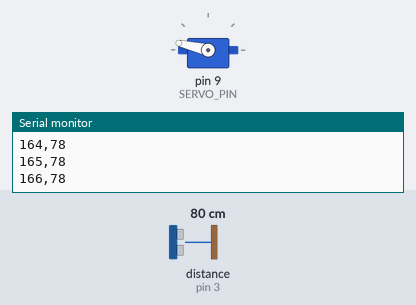
A sketch run on a simulated Arduino Uno, built with avr-gcc and run on an emulated ATmega328P. On the bench: servo, the last lines printed to the serial monitor. Wiring (inferred from the names in the program): ultrasonic range finder: trigger pin 2; echo pin 3. The inputs (shaded band) are chosen by the test bench; at power-on: distance to the obstacle (sensor on pin 3) 80 cm. The echo pulse lasts 58.3 µs per cm.

Above: at 1.2 s.
1.3 s: distance to the obstacle (sensor on pin 3) set to 299 cm
At 2.0 s:
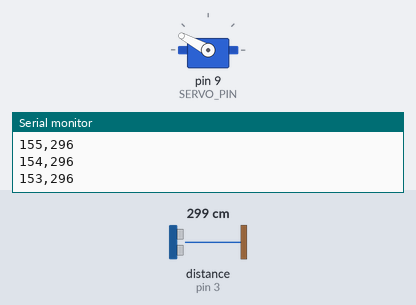
4.3 s: distance to the obstacle (sensor on pin 3) set to 2 cm
At 4.8 s:
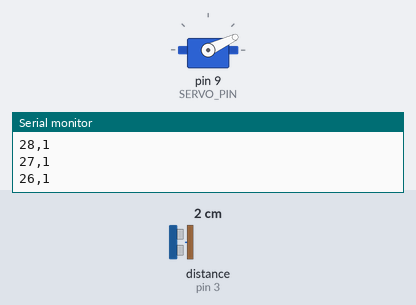
7.3 s: distance to the obstacle (sensor on pin 3) set to 18 cm
At 8.0 s:
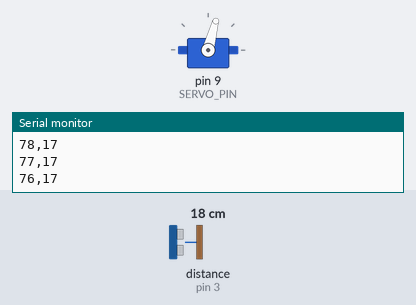
10.3 s: distance to the obstacle (sensor on pin 3) set to 4 cm
Timing chart, 0 to 14.3 s (numbered marks = the images above; inputs shaded):
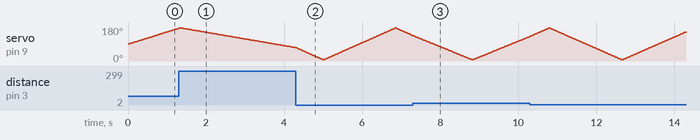

The sketch:

radar.ino
```cpp
#include <Servo.h>

const int TRIGGER_PIN = 2;
const int ECHO_PIN = 3;
const int SERVO_PIN = 9;

const int STARTING_ANGLE = 90;
const int MINIMUM_ANGLE = 6;
const int MAXIMUM_ANGLE = 175;
const int ROTATION_SPEED = 1;

Servo myservo;

void setup() {
  // put your setup code here, to run once:
  pinMode(TRIGGER_PIN, OUTPUT);
  pinMode(ECHO_PIN, INPUT);
  myservo.attach(SERVO_PIN);
  Serial.begin(9600);
}

void loop() {
  // put your main code here, to run repeatedly:
  static int MOTOR_ANGLE = STARTING_ANGLE;
  static int MOTOR_ROTATE_AMOUNT = ROTATION_SPEED;

  myservo.write(MOTOR_ANGLE);
  delay(10);
  SerialOutput(MOTOR_ANGLE, CalculateDistance());

  MOTOR_ANGLE += MOTOR_ROTATE_AMOUNT;
  if (MOTOR_ANGLE <= MINIMUM_ANGLE || MOTOR_ANGLE >= MAXIMUM_ANGLE) {
    MOTOR_ROTATE_AMOUNT = -MOTOR_ROTATE_AMOUNT;
  }
}

int CalculateDistance(void) {

  digitalWrite(TRIGGER_PIN, HIGH);
  delayMicroseconds(10);
  digitalWrite(TRIGGER_PIN, LOW);

  long duration = pulseIn(ECHO_PIN, HIGH);
  float distance = duration * 0.017F;
  return int(distance);
}

void SerialOutput(const int angle, const int distance) {
  String angleString = String(angle);
  String distanceString = String(distance);
  Serial.println(angleString + "," + distanceString);
}
```
